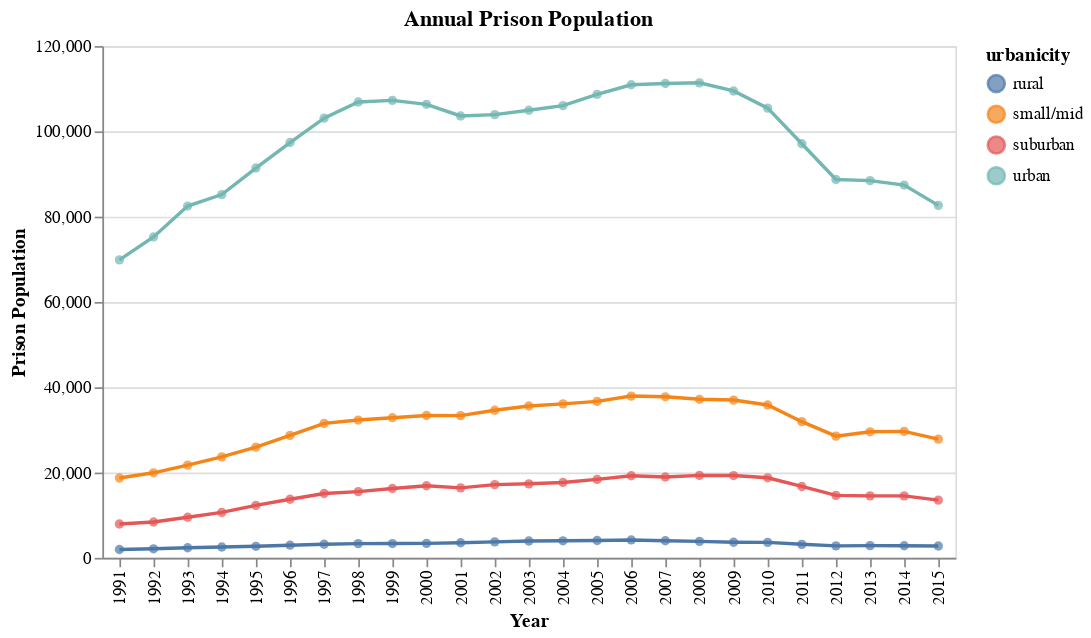

This figure's notebook cell:
### Code cell
urbanicity_line_1 + urbanicity_scatter_1

### Figure 1 — Vega-Lite specification as saved in the notebook (floating-point values rounded to 4 significant figures)
{"config": {"view": {"continuousWidth": 400, "continuousHeight": 300}}, "layer": [{"mark": "line", "encoding": {"color": {"type": "nominal", "field": "urbanicity"}, "x": {"type": "ordinal", "axis": {"title": "Year"}, "field": "year"}, "y": {"type": "quantitative", "axis": {"title": "Prison Population"}, "field": "prison_population"}}}, {"mark": {"type": "point", "filled": true}, "encoding": {"color": {"type": "nominal", "field": "urbanicity"}, "x": {"type": "ordinal", "axis": {"title": "Year"}, "field": "year"}, "y": {"type": "quantitative", "axis": {"title": "Prison Population"}, "field": "prison_population"}}, "title": "Annual Prison Population"}], "data": {"name": "data-f05f1658c922eecf428cedcf1b26bffe"}, "$schema": "https://vega.github.io/schema/vega-lite/v4.8.1.json", "datasets": {"data-f05f1658c922eecf428cedcf1b26bffe": [{"year": 1991, "urbanicity": "rural", "population": 457400.0, "prison_population": 1954.0, "proportion": 0.4272}, {"year": 1991, "urbanicity": "small/mid", "population": 3928000.0, "prison_population": 18730.0, "proportion": 0.4767}, {"year": 1991, "urbanicity": "suburban", "population": 2435000.0, "prison_population": 7941.0, "proportion": 0.3261}, {"year": 1991, "urbanicity": "urban", "population": 13380000.0, "prison_population": 69860.0, "proportion": 0.5221}, {"year": 1992, "urbanicity": "rural", "population": 465800.0, "prison_population": 2123.0, "proportion": 0.4558}, {"year": 1992, "urbanicity": "small/mid", "population": 4009000.0, "prison_population": 19940.0, "proportion": 0.4975}, {"year": 1992, "urbanicity": "suburban", "population": 2483000.0, "prison_population": 8398.0, "proportion": 0.3383}, {"year": 1992, "urbanicity": "urban", "population": 13530000.0, "prison_population": 75250.0, "proportion": 0.5561}, {"year": 1993, "urbanicity": "rural", "population": 470100.0, "prison_population": 2371.0, "proportion": 0.5043}, {"year": 1993, "urbanicity": "small/mid", "population": 4048000.0, "prison_population": 21750.0, "proportion": 0.5373}, {"year": 1993, "urbanicity": "suburban", "population": 2499000.0, "prison_population": 9528.0, "proportion": 0.3813}, {"year": 1993, "urbanicity": "urban", "population": 13540000.0, "prison_population": 82490.0, "proportion": 0.6092}, {"year": 1994, "urbanicity": "rural", "population": 474000.0, "prison_population": 2555.0, "proportion": 0.5391}, {"year": 1994, "urbanicity": "small/mid", "population": 4077000.0, "prison_population": 23690.0, "proportion": 0.5809}, {"year": 1994, "urbanicity": "suburban", "population": 2511000.0, "prison_population": 10670.0, "proportion": 0.4251}, {"year": 1994, "urbanicity": "urban", "population": 13530000.0, "prison_population": 85180.0, "proportion": 0.6295}, {"year": 1995, "urbanicity": "rural", "population": 479200.0, "prison_population": 2709.0, "proportion": 0.5653}, {"year": 1995, "urbanicity": "small/mid", "population": 4104000.0, "prison_population": 25960.0, "proportion": 0.6325}, {"year": 1995, "urbanicity": "suburban", "population": 2534000.0, "prison_population": 12300.0, "proportion": 0.4853}, {"year": 1995, "urbanicity": "urban", "population": 13540000.0, "prison_population": 91400.0, "proportion": 0.6748}, {"year": 1996, "urbanicity": "rural", "population": 486600.0, "prison_population": 2970.0, "proportion": 0.6104}, {"year": 1996, "urbanicity": "small/mid", "population": 4148000.0, "prison_population": 28720.0, "proportion": 0.6924}, {"year": 1996, "urbanicity": "suburban", "population": 2563000.0, "prison_population": 13740.0, "proportion": 0.5363}, {"year": 1996, "urbanicity": "urban", "population": 13640000.0, "prison_population": 97380.0, "proportion": 0.7142}, {"year": 1997, "urbanicity": "rural", "population": 497100.0, "prison_population": 3185.0, "proportion": 0.6407}, {"year": 1997, "urbanicity": "small/mid", "population": 4247000.0, "prison_population": 31540.0, "proportion": 0.7428}, {"year": 1997, "urbanicity": "suburban", "population": 2625000.0, "prison_population": 15100.0, "proportion": 0.5751}, {"year": 1997, "urbanicity": "urban", "population": 13890000.0, "prison_population": 103100.0, "proportion": 0.7424}, {"year": 1998, "urbanicity": "rural", "population": 504600.0, "prison_population": 3347.0, "proportion": 0.6633}, {"year": 1998, "urbanicity": "small/mid", "population": 4353000.0, "prison_population": 32310.0, "proportion": 0.7424}, {"year": 1998, "urbanicity": "suburban", "population": 2690000.0, "prison_population": 15540.0, "proportion": 0.5775}, {"year": 1998, "urbanicity": "urban", "population": 14180000.0, "prison_population": 106900.0, "proportion": 0.7535}, {"year": 1999, "urbanicity": "rural", "population": 511400.0, "prison_population": 3355.0, "proportion": 0.656}, {"year": 1999, "urbanicity": "small/mid", "population": 4460000.0, "prison_population": 32870.0, "proportion": 0.737}, {"year": 1999, "urbanicity": "suburban", "population": 2752000.0, "prison_population": 16260.0, "proportion": 0.5909}, {"year": 1999, "urbanicity": "urban", "population": 14460000.0, "prison_population": 107300.0, "proportion": 0.7421}, {"year": 2000, "urbanicity": "rural", "population": 518900.0, "prison_population": 3399.0, "proportion": 0.6551}, {"year": 2000, "urbanicity": "small/mid", "population": 4560000.0, "prison_population": 33380.0, "proportion": 0.7321}, {"year": 2000, "urbanicity": "suburban", "population": 2813000.0, "prison_population": 16900.0, "proportion": 0.6008}, {"year": 2000, "urbanicity": "urban", "population": 14690000.0, "prison_population": 106300.0, "proportion": 0.7239}, {"year": 2001, "urbanicity": "rural", "population": 526900.0, "prison_population": 3538.0, "proportion": 0.6715}, {"year": 2001, "urbanicity": "small/mid", "population": 4663000.0, "prison_population": 33350.0, "proportion": 0.7152}, {"year": 2001, "urbanicity": "suburban", "population": 2881000.0, "prison_population": 16420.0, "proportion": 0.57}, {"year": 2001, "urbanicity": "urban", "population": 14930000.0, "prison_population": 103600.0, "proportion": 0.6941}, {"year": 2002, "urbanicity": "rural", "population": 535700.0, "prison_population": 3758.0, "proportion": 0.7016}, {"year": 2002, "urbanicity": "small/mid", "population": 4763000.0, "prison_population": 34610.0, "proportion": 0.7267}, {"year": 2002, "urbanicity": "suburban", "population": 2930000.0, "prison_population": 17180.0, "proportion": 0.5863}, {"year": 2002, "urbanicity": "urban", "population": 15110000.0, "prison_population": 103900.0, "proportion": 0.6878}, {"year": 2003, "urbanicity": "rural", "population": 544800.0, "prison_population": 3948.0, "proportion": 0.7247}, {"year": 2003, "urbanicity": "small/mid", "population": 4857000.0, "prison_population": 35600.0, "proportion": 0.733}, {"year": 2003, "urbanicity": "suburban", "population": 2981000.0, "prison_population": 17360.0, "proportion": 0.5823}, {"year": 2003, "urbanicity": "urban", "population": 15280000.0, "prison_population": 104900.0, "proportion": 0.687}, {"year": 2004, "urbanicity": "rural", "population": 552100.0, "prison_population": 3997.0, "proportion": 0.724}, {"year": 2004, "urbanicity": "small/mid", "population": 4942000.0, "prison_population": 36110.0, "proportion": 0.7308}, {"year": 2004, "urbanicity": "suburban", "population": 3038000.0, "prison_population": 17680.0, "proportion": 0.5821}, {"year": 2004, "urbanicity": "urban", "population": 15430000.0, "prison_population": 106000.0, "proportion": 0.687}, {"year": 2005, "urbanicity": "rural", "population": 559100.0, "prison_population": 4065.0, "proportion": 0.7271}, {"year": 2005, "urbanicity": "small/mid", "population": 5016000.0, "prison_population": 36690.0, "proportion": 0.7315}, {"year": 2005, "urbanicity": "suburban", "population": 3092000.0, "prison_population": 18400.0, "proportion": 0.5951}, {"year": 2005, "urbanicity": "urban", "population": 15560000.0, "prison_population": 108700.0, "proportion": 0.6982}, {"year": 2006, "urbanicity": "rural", "population": 562300.0, "prison_population": 4203.0, "proportion": 0.7474}, {"year": 2006, "urbanicity": "small/mid", "population": 5083000.0, "prison_population": 37930.0, "proportion": 0.7463}, {"year": 2006, "urbanicity": "suburban", "population": 3132000.0, "prison_population": 19250.0, "proportion": 0.6145}, {"year": 2006, "urbanicity": "urban", "population": 15690000.0, "prison_population": 110900.0, "proportion": 0.7071}, {"year": 2007, "urbanicity": "rural", "population": 563400.0, "prison_population": 4018.0, "proportion": 0.7132}, {"year": 2007, "urbanicity": "small/mid", "population": 5138000.0, "prison_population": 37760.0, "proportion": 0.7349}, {"year": 2007, "urbanicity": "suburban", "population": 3167000.0, "prison_population": 18950.0, "proportion": 0.5984}, {"year": 2007, "urbanicity": "urban", "population": 15810000.0, "prison_population": 111200.0, "proportion": 0.7036}, {"year": 2008, "urbanicity": "rural", "population": 562100.0, "prison_population": 3875.0, "proportion": 0.6893}, {"year": 2008, "urbanicity": "small/mid", "population": 5189000.0, "prison_population": 37180.0, "proportion": 0.7164}, {"year": 2008, "urbanicity": "suburban", "population": 3197000.0, "prison_population": 19340.0, "proportion": 0.605}, {"year": 2008, "urbanicity": "urban", "population": 15970000.0, "prison_population": 111400.0, "proportion": 0.6973}, {"year": 2009, "urbanicity": "rural", "population": 560900.0, "prison_population": 3665.0, "proportion": 0.6534}, {"year": 2009, "urbanicity": "small/mid", "population": 5240000.0, "prison_population": 37000.0, "proportion": 0.7061}, {"year": 2009, "urbanicity": "suburban", "population": 3229000.0, "prison_population": 19300.0, "proportion": 0.5978}, {"year": 2009, "urbanicity": "urban", "population": 16150000.0, "prison_population": 109500.0, "proportion": 0.6778}, {"year": 2010, "urbanicity": "rural", "population": 560700.0, "prison_population": 3630.0, "proportion": 0.6474}, {"year": 2010, "urbanicity": "small/mid", "population": 5285000.0, "prison_population": 35840.0, "proportion": 0.6781}, {"year": 2010, "urbanicity": "suburban", "population": 3256000.0, "prison_population": 18770.0, "proportion": 0.5764}, {"year": 2010, "urbanicity": "urban", "population": 16280000.0, "prison_population": 105400.0, "proportion": 0.6478}, {"year": 2011, "urbanicity": "rural", "population": 560300.0, "prison_population": 3174.0, "proportion": 0.5665}, {"year": 2011, "urbanicity": "small/mid", "population": 5295000.0, "prison_population": 31930.0, "proportion": 0.6031}, {"year": 2011, "urbanicity": "suburban", "population": 3266000.0, "prison_population": 16740.0, "proportion": 0.5126}, {"year": 2011, "urbanicity": "urban", "population": 16310000.0, "prison_population": 97090.0, "proportion": 0.5952}, {"year": 2012, "urbanicity": "rural", "population": 555600.0, "prison_population": 2820.0, "proportion": 0.5076}, {"year": 2012, "urbanicity": "small/mid", "population": 5326000.0, "prison_population": 28540.0, "proportion": 0.5358}, {"year": 2012, "urbanicity": "suburban", "population": 3301000.0, "prison_population": 14650.0, "proportion": 0.4438}, {"year": 2012, "urbanicity": "urban", "population": 16480000.0, "prison_population": 88720.0, "proportion": 0.5383}, {"year": 2013, "urbanicity": "rural", "population": 544900.0, "prison_population": 2867.0, "proportion": 0.5261}, {"year": 2013, "urbanicity": "small/mid", "population": 5338000.0, "prison_population": 29550.0, "proportion": 0.5537}, {"year": 2013, "urbanicity": "suburban", "population": 3321000.0, "prison_population": 14540.0, "proportion": 0.4377}, {"year": 2013, "urbanicity": "urban", "population": 16620000.0, "prison_population": 88450.0, "proportion": 0.5322}, {"year": 2014, "urbanicity": "rural", "population": 535400.0, "prison_population": 2836.0, "proportion": 0.5297}, {"year": 2014, "urbanicity": "small/mid", "population": 5352000.0, "prison_population": 29660.0, "proportion": 0.5541}, {"year": 2014, "urbanicity": "suburban", "population": 3343000.0, "prison_population": 14520.0, "proportion": 0.4345}, {"year": 2014, "urbanicity": "urban", "population": 16750000.0, "prison_population": 87410.0, "proportion": 0.5219}, {"year": 2015, "urbanicity": "rural", "population": 529100.0, "prison_population": 2772.0, "proportion": 0.5239}, {"year": 2015, "urbanicity": "small/mid", "population": 5379000.0, "prison_population": 27830.0, "proportion": 0.5174}, {"year": 2015, "urbanicity": "suburban", "population": 3368000.0, "prison_population": 13550.0, "proportion": 0.4023}, {"year": 2015, "urbanicity": "urban", "population": 16870000.0, "prison_population": 82650.0, "proportion": 0.4899}]}}
